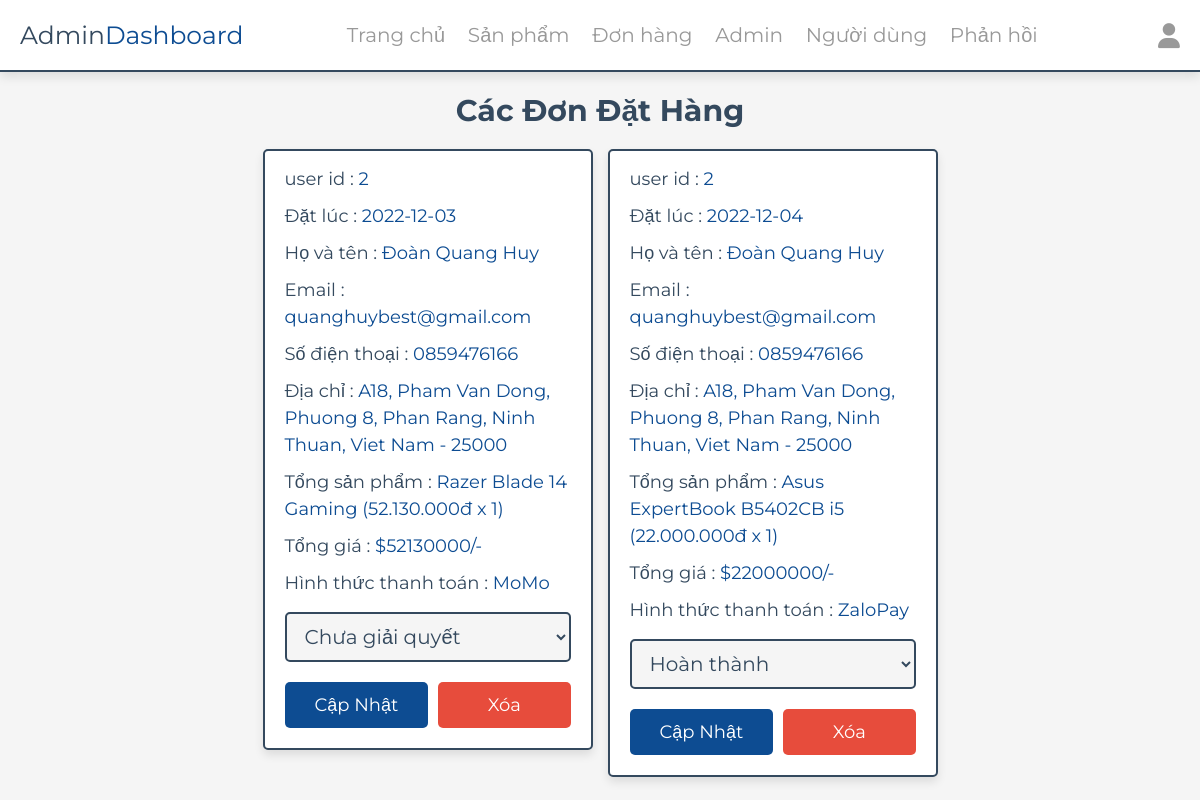
The page /admin/placed_orders.php (signed in) on the database its author committed.
### tables this page shows
CREATE TABLE `orders` (
  `id` int(100) NOT NULL,
  `user_id` int(100) NOT NULL,
  `name` varchar(20) NOT NULL,
  `number` varchar(10) NOT NULL,
  `email` varchar(50) NOT NULL,
  `method` varchar(50) NOT NULL,
  `address` varchar(500) NOT NULL,
  `total_products` varchar(1000) NOT NULL,
  `total_price` int(100) NOT NULL,
  `placed_on` date NOT NULL DEFAULT current_timestamp(),
  `payment_status` varchar(20) NOT NULL DEFAULT 'pending'
);

### admin/placed_orders.php (the view, shortened to what this page needs)
<?php
include '../components/connect.php';
?>
<!DOCTYPE html>
<html lang="en">
<head>
   <link rel="stylesheet" href="https://cdnjs.cloudflare.com/ajax/libs/font-awesome/6.1.1/css/all.min.css">
   <link rel="stylesheet" href="../css/admin_style.css">
</head>
<body>
   <?php include '../components/admin_header.php' ?>
   <section class="placed-orders">
      <h1 class="heading">Các đơn đặt hàng</h1>
      <div class="box-container">
         <?php
         $select_orders = $conn->prepare("SELECT * FROM `orders`");
         $select_orders->execute();
         if ($select_orders->rowCount() > 0) {
            while ($fetch_orders = $select_orders->fetch(PDO::FETCH_ASSOC)) {
         ?>
               <div class="box">
                  <p> user id : <span><?= $fetch_orders['user_id']; ?></span> </p>
                  <p> Đặt lúc : <span><?= $fetch_orders['placed_on']; ?></span> </p>
                  <p> Họ và tên : <span><?= $fetch_orders['name']; ?></span> </p>
                  <p> Email : <span><?= $fetch_orders['email']; ?></span> </p>
                  <p> Số điện thoại : <span><?= $fetch_orders['number']; ?></span> </p>
                  <p> Địa chỉ : <span><?= $fetch_orders['address']; ?></span> </p>
                  <p> Tổng sản phẩm : <span><?= $fetch_orders['total_products']; ?></span> </p>
                  <p> Tổng giá : <span>$<?= $fetch_orders['total_price']; ?>/-</span> </p>
                  <p> Hình thức thanh toán : <span><?= $fetch_orders['method']; ?></span> </p>
                  <form action="" method="POST">
                     <select name="payment_status" class="drop-down">
                        <option value="" selected disabled><?php
                                                            if ($fetch_orders['payment_status'] == 'pending') {
                                                               echo "Chưa giải quyết";
                                                            } else {
                                                               echo "Hoàn thành";
                                                            }
                                                            ?></option>
                     </select>
                     <div class="flex-btn">
                        <input type="submit" value="Cập nhật" class="btn" name="update_payment">
                        <a href="placed_orders.php?delete=<?= $fetch_orders['id']; ?>" class="delete-btn" onclick="return confirm('Xóa đơn hàng này?');">Xóa</a>
                     </div>
                  </form>
               </div>
         <?php
            }
         } else {
            echo '<p class="empty">Chưa có đơn đặt hàng!</p>';
         }
         ?>
      </div>
   </section>
</body>
</html>

### css/admin_style.css (style rules this page uses)
:root { --main-color: #0D4C92; --red: #e74c3c; --orange: #f39c12; --black: #34495e; --white: #fff; --light-bg: #f5f5f5; --light-color: #999; --border: .2rem solid var(--black); --box-shadow: 0 .5rem 1rem rgba(0, 0, 0, .1); }
* { font-family: 'Montserrat', sans-serif; margin: 0; padding: 0; box-sizing: border-box; text-decoration: none; outline: none; border: none; }
html { font-size: 62.5%; overflow-x: hidden; }
body { background-color: var(--light-bg); }
section { max-width: 1200px; margin: 0 auto; padding: 2rem; }
.btn, .delete-btn, .option-btn { display: block; margin-top: 1rem; border-radius: .5rem; cursor: pointer; width: 100%; font-size: 1.8rem; color: var(--white); padding: 1.2rem 3rem; text-transform: capitalize; text-align: center; }
.btn { background-color: var(--main-color); }
.delete-btn { background-color: var(--red); }
.flex-btn { display: flex; gap: 1rem; }
.heading { text-align: center; margin-bottom: 2rem; text-transform: capitalize; color: var(--black); font-size: 3rem; }
.placed-orders .box-container { display: grid; grid-template-columns: repeat(auto-fit, 33rem); gap: 1.5rem; justify-content: center; align-items: flex-start; }
.placed-orders .box-container .box { background-color: var(--white); border-radius: .5rem; box-shadow: var(--box-shadow); border: var(--border); padding: 2rem; padding-top: 1rem; }
.placed-orders .box-container .box p { padding: .5rem 0; line-height: 1.5; font-size: 1.8rem; color: var(--black); }
.placed-orders .box-container .box p span { color: var(--main-color); }
.placed-orders .box-container .box .drop-down { width: 100%; margin: 1rem 0; background-color: var(--light-bg); padding: 1rem 1.4rem; font-size: 2rem; color: var(--black); border: var(--border); border-radius: .5rem; }

### rows shown on the page
orders: user "2", placed_on "2022-12-03", name "Đoàn Quang Huy", email "quanghuybest@gmail.com", number "0859476166", address "A18, Pham Van Dong, Phuong 8, Phan Rang, Ninh Thuan, Viet Nam - 25000", total_products "Razer Blade 14 Gaming (52.130.000 đ x 1)", total_price "52130000", method "MoMo"
orders: user "2", placed_on "2022-12-04", name "Đoàn Quang Huy", email "quanghuybest@gmail.com", number "0859476166", address "A18, Pham Van Dong, Phuong 8, Phan Rang, Ninh Thuan, Viet Nam - 25000", total_products "Asus ExpertBook B5402CB i5 (22.000.000 đ x 1)", total_price "22000000", method "ZaloPay"
